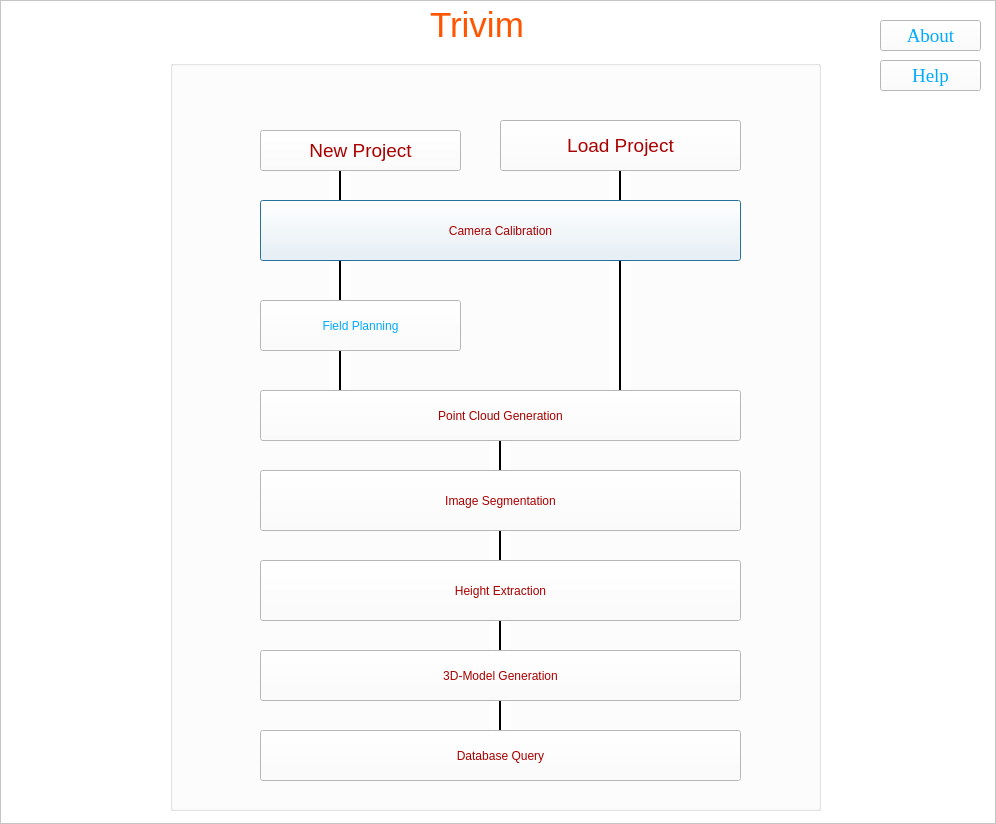
<?xml version="1.0" encoding="UTF-8"?>
<ui version="4.0">
 <class>ProcessFlow</class>
 <widget class="QFrame" name="ProcessFlow">
  <property name="enabled">
   <bool>true</bool>
  </property>
  <property name="geometry">
   <rect>
    <x>0</x>
    <y>0</y>
    <width>996</width>
    <height>824</height>
   </rect>
  </property>
  <property name="windowTitle">
   <string>Trivim-Process Flow</string>
  </property>
  <property name="styleSheet">
   <string notr="true">background-color: rgb(255, 255, 255);</string>
  </property>
  <property name="frameShape">
   <enum>QFrame::StyledPanel</enum>
  </property>
  <property name="frameShadow">
   <enum>QFrame::Raised</enum>
  </property>
  <widget class="QGroupBox" name="groupBox">
   <property name="geometry">
    <rect>
     <x>170</x>
     <y>60</y>
     <width>651</width>
     <height>751</height>
    </rect>
   </property>
   <property name="styleSheet">
    <string notr="true">font: 75 14pt &quot;Times New Roman&quot;;
color: rgb(0, 0, 0);</string>
   </property>
   <property name="title">
    <string/>
   </property>
   <property name="alignment">
    <set>Qt::AlignCenter</set>
   </property>
   <widget class="QPushButton" name="pushButton_10">
    <property name="geometry">
     <rect>
      <x>90</x>
      <y>330</y>
      <width>481</width>
      <height>51</height>
     </rect>
    </property>
    <property name="styleSheet">
     <string notr="true">color: rgb(170, 0,0);
font: 14pt &quot;MS Shell Dlg 2&quot;;
</string>
    </property>
    <property name="text">
     <string>Point Cloud Generation</string>
    </property>
   </widget>
   <widget class="Line" name="line_6">
    <property name="geometry">
     <rect>
      <x>320</x>
      <y>560</y>
      <width>20</width>
      <height>31</height>
     </rect>
    </property>
    <property name="frameShadow">
     <enum>QFrame::Plain</enum>
    </property>
    <property name="lineWidth">
     <number>2</number>
    </property>
    <property name="orientation">
     <enum>Qt::Vertical</enum>
    </property>
   </widget>
   <widget class="Line" name="line_4">
    <property name="geometry">
     <rect>
      <x>320</x>
      <y>380</y>
      <width>20</width>
      <height>31</height>
     </rect>
    </property>
    <property name="frameShadow">
     <enum>QFrame::Plain</enum>
    </property>
    <property name="lineWidth">
     <number>2</number>
    </property>
    <property name="orientation">
     <enum>Qt::Vertical</enum>
    </property>
   </widget>
   <widget class="QPushButton" name="pushButton_11">
    <property name="geometry">
     <rect>
      <x>90</x>
      <y>410</y>
      <width>481</width>
      <height>61</height>
     </rect>
    </property>
    <property name="styleSheet">
     <string notr="true">color: rgb(170, 0,0);
font: 14pt &quot;MS Shell Dlg 2&quot;;
</string>
    </property>
    <property name="text">
     <string>Image Segmentation</string>
    </property>
   </widget>
   <widget class="Line" name="line_3">
    <property name="geometry">
     <rect>
      <x>160</x>
      <y>290</y>
      <width>20</width>
      <height>41</height>
     </rect>
    </property>
    <property name="frameShadow">
     <enum>QFrame::Plain</enum>
    </property>
    <property name="lineWidth">
     <number>2</number>
    </property>
    <property name="orientation">
     <enum>Qt::Vertical</enum>
    </property>
   </widget>
   <widget class="QPushButton" name="pushButton_12">
    <property name="geometry">
     <rect>
      <x>90</x>
      <y>500</y>
      <width>481</width>
      <height>61</height>
     </rect>
    </property>
    <property name="styleSheet">
     <string notr="true">color: rgb(170,0,0);
font: 14pt &quot;MS Shell Dlg 2&quot;;
</string>
    </property>
    <property name="text">
     <string>Height Extraction</string>
    </property>
   </widget>
   <widget class="Line" name="line_2">
    <property name="geometry">
     <rect>
      <x>160</x>
      <y>200</y>
      <width>20</width>
      <height>41</height>
     </rect>
    </property>
    <property name="maximumSize">
     <size>
      <width>20</width>
      <height>16777215</height>
     </size>
    </property>
    <property name="styleSheet">
     <string notr="true"/>
    </property>
    <property name="frameShadow">
     <enum>QFrame::Plain</enum>
    </property>
    <property name="lineWidth">
     <number>2</number>
    </property>
    <property name="orientation">
     <enum>Qt::Vertical</enum>
    </property>
   </widget>
   <widget class="Line" name="line">
    <property name="geometry">
     <rect>
      <x>440</x>
      <y>200</y>
      <width>21</width>
      <height>131</height>
     </rect>
    </property>
    <property name="frameShadow">
     <enum>QFrame::Plain</enum>
    </property>
    <property name="lineWidth">
     <number>2</number>
    </property>
    <property name="orientation">
     <enum>Qt::Vertical</enum>
    </property>
   </widget>
   <widget class="QPushButton" name="pushButton_13">
    <property name="geometry">
     <rect>
      <x>90</x>
      <y>590</y>
      <width>481</width>
      <height>51</height>
     </rect>
    </property>
    <property name="styleSheet">
     <string notr="true">color: rgb(170, 0,0);
font: 14pt &quot;MS Shell Dlg 2&quot;;
</string>
    </property>
    <property name="text">
     <string>3D-Model Generation</string>
    </property>
   </widget>
   <widget class="Line" name="line_5">
    <property name="geometry">
     <rect>
      <x>320</x>
      <y>470</y>
      <width>20</width>
      <height>31</height>
     </rect>
    </property>
    <property name="frameShadow">
     <enum>QFrame::Plain</enum>
    </property>
    <property name="lineWidth">
     <number>2</number>
    </property>
    <property name="orientation">
     <enum>Qt::Vertical</enum>
    </property>
   </widget>
   <widget class="QPushButton" name="pushButton_9">
    <property name="geometry">
     <rect>
      <x>90</x>
      <y>240</y>
      <width>201</width>
      <height>51</height>
     </rect>
    </property>
    <property name="styleSheet">
     <string notr="true">color: rgb(0, 170, 255);
font: 14pt &quot;MS Shell Dlg 2&quot;;

</string>
    </property>
    <property name="text">
     <string>Field Planning</string>
    </property>
   </widget>
   <widget class="QPushButton" name="pushButton_8">
    <property name="geometry">
     <rect>
      <x>90</x>
      <y>140</y>
      <width>481</width>
      <height>61</height>
     </rect>
    </property>
    <property name="palette">
     <palette>
      <active>
       <colorrole role="WindowText">
        <brush brushstyle="SolidPattern">
         <color alpha="255">
          <red>170</red>
          <green>0</green>
          <blue>0</blue>
         </color>
        </brush>
       </colorrole>
       <colorrole role="Button">
        <brush brushstyle="SolidPattern">
         <color alpha="255">
          <red>255</red>
          <green>255</green>
          <blue>255</blue>
         </color>
        </brush>
       </colorrole>
       <colorrole role="Text">
        <brush brushstyle="SolidPattern">
         <color alpha="255">
          <red>170</red>
          <green>0</green>
          <blue>0</blue>
         </color>
        </brush>
       </colorrole>
       <colorrole role="ButtonText">
        <brush brushstyle="SolidPattern">
         <color alpha="255">
          <red>170</red>
          <green>0</green>
          <blue>0</blue>
         </color>
        </brush>
       </colorrole>
       <colorrole role="Base">
        <brush brushstyle="SolidPattern">
         <color alpha="255">
          <red>255</red>
          <green>255</green>
          <blue>255</blue>
         </color>
        </brush>
       </colorrole>
       <colorrole role="Window">
        <brush brushstyle="SolidPattern">
         <color alpha="255">
          <red>255</red>
          <green>255</green>
          <blue>255</blue>
         </color>
        </brush>
       </colorrole>
      </active>
      <inactive>
       <colorrole role="WindowText">
        <brush brushstyle="SolidPattern">
         <color alpha="255">
          <red>170</red>
          <green>0</green>
          <blue>0</blue>
         </color>
        </brush>
       </colorrole>
       <colorrole role="Button">
        <brush brushstyle="SolidPattern">
         <color alpha="255">
          <red>255</red>
          <green>255</green>
          <blue>255</blue>
         </color>
        </brush>
       </colorrole>
       <colorrole role="Text">
        <brush brushstyle="SolidPattern">
         <color alpha="255">
          <red>170</red>
          <green>0</green>
          <blue>0</blue>
         </color>
        </brush>
       </colorrole>
       <colorrole role="ButtonText">
        <brush brushstyle="SolidPattern">
         <color alpha="255">
          <red>170</red>
          <green>0</green>
          <blue>0</blue>
         </color>
        </brush>
       </colorrole>
       <colorrole role="Base">
        <brush brushstyle="SolidPattern">
         <color alpha="255">
          <red>255</red>
          <green>255</green>
          <blue>255</blue>
         </color>
        </brush>
       </colorrole>
       <colorrole role="Window">
        <brush brushstyle="SolidPattern">
         <color alpha="255">
          <red>255</red>
          <green>255</green>
          <blue>255</blue>
         </color>
        </brush>
       </colorrole>
      </inactive>
      <disabled>
       <colorrole role="WindowText">
        <brush brushstyle="SolidPattern">
         <color alpha="255">
          <red>170</red>
          <green>0</green>
          <blue>0</blue>
         </color>
        </brush>
       </colorrole>
       <colorrole role="Button">
        <brush brushstyle="SolidPattern">
         <color alpha="255">
          <red>255</red>
          <green>255</green>
          <blue>255</blue>
         </color>
        </brush>
       </colorrole>
       <colorrole role="Text">
        <brush brushstyle="SolidPattern">
         <color alpha="255">
          <red>170</red>
          <green>0</green>
          <blue>0</blue>
         </color>
        </brush>
       </colorrole>
       <colorrole role="ButtonText">
        <brush brushstyle="SolidPattern">
         <color alpha="255">
          <red>170</red>
          <green>0</green>
          <blue>0</blue>
         </color>
        </brush>
       </colorrole>
       <colorrole role="Base">
        <brush brushstyle="SolidPattern">
         <color alpha="255">
          <red>255</red>
          <green>255</green>
          <blue>255</blue>
         </color>
        </brush>
       </colorrole>
       <colorrole role="Window">
        <brush brushstyle="SolidPattern">
         <color alpha="255">
          <red>255</red>
          <green>255</green>
          <blue>255</blue>
         </color>
        </brush>
       </colorrole>
      </disabled>
     </palette>
    </property>
    <property name="styleSheet">
     <string notr="true">color: rgb(170, 0, 0);
font: 14pt &quot;MS Shell Dlg 2&quot;;

</string>
    </property>
    <property name="text">
     <string>Camera Calibration</string>
    </property>
    <property name="autoDefault">
     <bool>true</bool>
    </property>
    <property name="default">
     <bool>true</bool>
    </property>
    <property name="flat">
     <bool>false</bool>
    </property>
   </widget>
   <widget class="Line" name="line_7">
    <property name="geometry">
     <rect>
      <x>320</x>
      <y>640</y>
      <width>21</width>
      <height>31</height>
     </rect>
    </property>
    <property name="frameShadow">
     <enum>QFrame::Plain</enum>
    </property>
    <property name="lineWidth">
     <number>2</number>
    </property>
    <property name="orientation">
     <enum>Qt::Vertical</enum>
    </property>
   </widget>
   <widget class="QPushButton" name="pushButton_2">
    <property name="geometry">
     <rect>
      <x>90</x>
      <y>70</y>
      <width>201</width>
      <height>41</height>
     </rect>
    </property>
    <property name="font">
     <font>
      <family>MS Shell Dlg 2</family>
      <pointsize>14</pointsize>
      <weight>50</weight>
      <italic>false</italic>
      <bold>false</bold>
     </font>
    </property>
    <property name="styleSheet">
     <string notr="true">color: rgb(170, 0, 0);
font: 14pt &quot;MS Shell Dlg 2&quot;;

</string>
    </property>
    <property name="text">
     <string>New Project</string>
    </property>
    <property name="iconSize">
     <size>
      <width>18</width>
      <height>16</height>
     </size>
    </property>
   </widget>
   <widget class="QPushButton" name="pushButton_3">
    <property name="geometry">
     <rect>
      <x>330</x>
      <y>60</y>
      <width>241</width>
      <height>51</height>
     </rect>
    </property>
    <property name="font">
     <font>
      <family>MS Shell Dlg 2</family>
      <pointsize>14</pointsize>
      <weight>50</weight>
      <italic>false</italic>
      <bold>false</bold>
     </font>
    </property>
    <property name="styleSheet">
     <string notr="true">color: rgb(170, 0, 0);
font: 14pt &quot;MS Shell Dlg 2&quot;;
</string>
    </property>
    <property name="text">
     <string>Load Project</string>
    </property>
   </widget>
   <widget class="Line" name="line_8">
    <property name="geometry">
     <rect>
      <x>160</x>
      <y>110</y>
      <width>20</width>
      <height>31</height>
     </rect>
    </property>
    <property name="frameShadow">
     <enum>QFrame::Plain</enum>
    </property>
    <property name="lineWidth">
     <number>2</number>
    </property>
    <property name="orientation">
     <enum>Qt::Vertical</enum>
    </property>
   </widget>
   <widget class="Line" name="line_9">
    <property name="geometry">
     <rect>
      <x>440</x>
      <y>110</y>
      <width>20</width>
      <height>31</height>
     </rect>
    </property>
    <property name="frameShadow">
     <enum>QFrame::Plain</enum>
    </property>
    <property name="lineWidth">
     <number>2</number>
    </property>
    <property name="orientation">
     <enum>Qt::Vertical</enum>
    </property>
   </widget>
   <widget class="QPushButton" name="pushButton">
    <property name="geometry">
     <rect>
      <x>90</x>
      <y>670</y>
      <width>481</width>
      <height>51</height>
     </rect>
    </property>
    <property name="styleSheet">
     <string notr="true">color: rgb(170, 0,0);
font: 14pt &quot;MS Shell Dlg 2&quot;;
</string>
    </property>
    <property name="text">
     <string>Database Query</string>
    </property>
   </widget>
   <zorder>line_9</zorder>
   <zorder>line_8</zorder>
   <zorder>line_4</zorder>
   <zorder>line_3</zorder>
   <zorder>line</zorder>
   <zorder>line_2</zorder>
   <zorder>line_7</zorder>
   <zorder>line_5</zorder>
   <zorder>line_6</zorder>
   <zorder>pushButton_11</zorder>
   <zorder>pushButton_12</zorder>
   <zorder>pushButton_13</zorder>
   <zorder>pushButton_9</zorder>
   <zorder>pushButton_8</zorder>
   <zorder>pushButton_2</zorder>
   <zorder>pushButton_3</zorder>
   <zorder>pushButton_10</zorder>
   <zorder>pushButton</zorder>
  </widget>
  <widget class="QLabel" name="label">
   <property name="geometry">
    <rect>
     <x>20</x>
     <y>680</y>
     <width>141</width>
     <height>101</height>
    </rect>
   </property>
   <property name="text">
    <string/>
   </property>
  </widget>
  <widget class="QLabel" name="label_2">
   <property name="geometry">
    <rect>
     <x>850</x>
     <y>700</y>
     <width>121</width>
     <height>81</height>
    </rect>
   </property>
   <property name="text">
    <string/>
   </property>
  </widget>
  <widget class="QLabel" name="label_3">
   <property name="geometry">
    <rect>
     <x>430</x>
     <y>9</y>
     <width>101</width>
     <height>31</height>
    </rect>
   </property>
   <property name="font">
    <font>
     <family>MS Shell Dlg 2</family>
     <pointsize>26</pointsize>
     <weight>50</weight>
     <italic>false</italic>
     <bold>false</bold>
    </font>
   </property>
   <property name="autoFillBackground">
    <bool>false</bool>
   </property>
   <property name="styleSheet">
    <string notr="true">color: rgb(255, 85, 0);
font: 26pt &quot;MS Shell Dlg 2&quot;;</string>
   </property>
   <property name="text">
    <string>Trivim</string>
   </property>
  </widget>
  <widget class="QPushButton" name="pushButton_4">
   <property name="enabled">
    <bool>true</bool>
   </property>
   <property name="geometry">
    <rect>
     <x>880</x>
     <y>60</y>
     <width>101</width>
     <height>31</height>
    </rect>
   </property>
   <property name="font">
    <font>
     <family>Times New Roman</family>
     <pointsize>14</pointsize>
    </font>
   </property>
   <property name="styleSheet">
    <string notr="true">color: rgb(0,170,255);</string>
   </property>
   <property name="text">
    <string>Help</string>
   </property>
  </widget>
  <widget class="QLabel" name="label_4">
   <property name="geometry">
    <rect>
     <x>10</x>
     <y>30</y>
     <width>151</width>
     <height>51</height>
    </rect>
   </property>
   <property name="text">
    <string/>
   </property>
  </widget>
  <widget class="QPushButton" name="pushButton_5">
   <property name="geometry">
    <rect>
     <x>880</x>
     <y>20</y>
     <width>101</width>
     <height>31</height>
    </rect>
   </property>
   <property name="font">
    <font>
     <family>Times New Roman</family>
     <pointsize>14</pointsize>
    </font>
   </property>
   <property name="styleSheet">
    <string notr="true">color: rgb(0, 170,255);</string>
   </property>
   <property name="text">
    <string>About</string>
   </property>
  </widget>
 </widget>
 <resources/>
 <connections/>
</ui>
